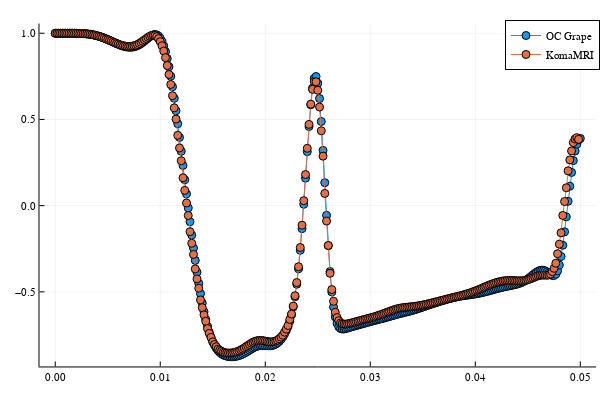

The code cell stored with this chart in its notebook:
### Code cell
display(p_mag)

### Figure 1 — Plotly figure (JSON) as saved in the notebook; plotly's stock layout.template omitted (floating-point values rounded to 4 significant figures; data arrays with more than 128 entries replaced by an {"elided": "..."} marker saying what was removed)
{"data": [{"colorbar": {"len": 0.9525, "title": "", "x": 0.9934, "y": 0.5139}, "legendgroup": "OC Grape", "line": {"color": "rgba(0, 154, 250, 1.000)", "dash": "solid", "shape": "linear", "width": 1}, "marker": {"color": "rgba(0, 154, 250, 1.000)", "line": {"color": "rgba(0, 0, 0, 1.000)", "width": 1}, "size": 8, "symbol": "circle"}, "mode": "lines+markers", "name": "OC Grape", "showlegend": true, "type": "scatter", "x": {"elided": "301 float values"}, "xaxis": "x", "y": {"elided": "301 float values"}, "yaxis": "y"}, {"colorbar": {"len": 0.9525, "title": "", "x": 0.9934, "y": 0.5139}, "legendgroup": "KomaMRI", "line": {"color": "rgba(227, 111, 71, 1.000)", "dash": "solid", "shape": "linear", "width": 1}, "marker": {"color": "rgba(227, 111, 71, 1.000)", "line": {"color": "rgba(0, 0, 0, 1.000)", "width": 1}, "size": 8, "symbol": "circle"}, "mode": "lines+markers", "name": "KomaMRI", "showlegend": true, "type": "scatter", "x": {"elided": "300 float values"}, "xaxis": "x", "y": {"elided": "300 float values"}, "yaxis": "y"}], "layout": {"annotations": [], "height": 400, "legend": {"bgcolor": "rgba(255, 255, 255, 1.000)", "bordercolor": "rgba(0, 0, 0, 1.000)", "borderwidth": 1, "font": {"color": "rgba(0, 0, 0, 1.000)", "family": "sans-serif", "size": 11}, "title": {"font": {"color": "rgba(0, 0, 0, 1.000)", "family": "sans-serif", "size": 15}, "text": ""}, "tracegroupgap": 0, "traceorder": "normal", "x": 1, "xanchor": "auto", "y": 1, "yanchor": "auto"}, "margin": {"b": 20, "l": 0, "r": 0, "t": 20}, "paper_bgcolor": "rgba(255, 255, 255, 1.000)", "plot_bgcolor": "rgba(255, 255, 255, 1.000)", "showlegend": true, "width": 600, "xaxis": {"anchor": "y", "domain": [0.06582, 0.9934], "gridcolor": "rgba(0, 0, 0, 0.100)", "gridwidth": 0.5, "linecolor": "rgba(0, 0, 0, 1.000)", "mirror": false, "range": [-0.0015, 0.0515], "showgrid": true, "showline": true, "showticklabels": true, "tickangle": 0, "tickcolor": "rgb(0, 0, 0)", "tickfont": {"color": "rgba(0, 0, 0, 1.000)", "family": "sans-serif", "size": 11}, "tickmode": "array", "ticks": "inside", "ticktext": ["0.00", "0.01", "0.02", "0.03", "0.04", "0.05"], "tickvals": [0, 0.01, 0.02, 0.03, 0.04, 0.05], "title": "", "titlefont": {"color": "rgba(0, 0, 0, 1.000)", "family": "sans-serif", "size": 15}, "type": "-", "visible": true, "zeroline": false, "zerolinecolor": "rgba(0, 0, 0, 1.000)"}, "yaxis": {"anchor": "x", "domain": [0.03762, 0.9902], "gridcolor": "rgba(0, 0, 0, 0.100)", "gridwidth": 0.5, "linecolor": "rgba(0, 0, 0, 1.000)", "mirror": false, "range": [-0.9328, 1.056], "showgrid": true, "showline": true, "showticklabels": true, "tickangle": 0, "tickcolor": "rgb(0, 0, 0)", "tickfont": {"color": "rgba(0, 0, 0, 1.000)", "family": "sans-serif", "size": 11}, "tickmode": "array", "ticks": "inside", "ticktext": ["−0.5", "0.0", "0.5", "1.0"], "tickvals": [-0.5, 0, 0.5, 1], "title": "", "titlefont": {"color": "rgba(0, 0, 0, 1.000)", "family": "sans-serif", "size": 15}, "type": "-", "visible": true, "zeroline": false, "zerolinecolor": "rgba(0, 0, 0, 1.000)"}}}
